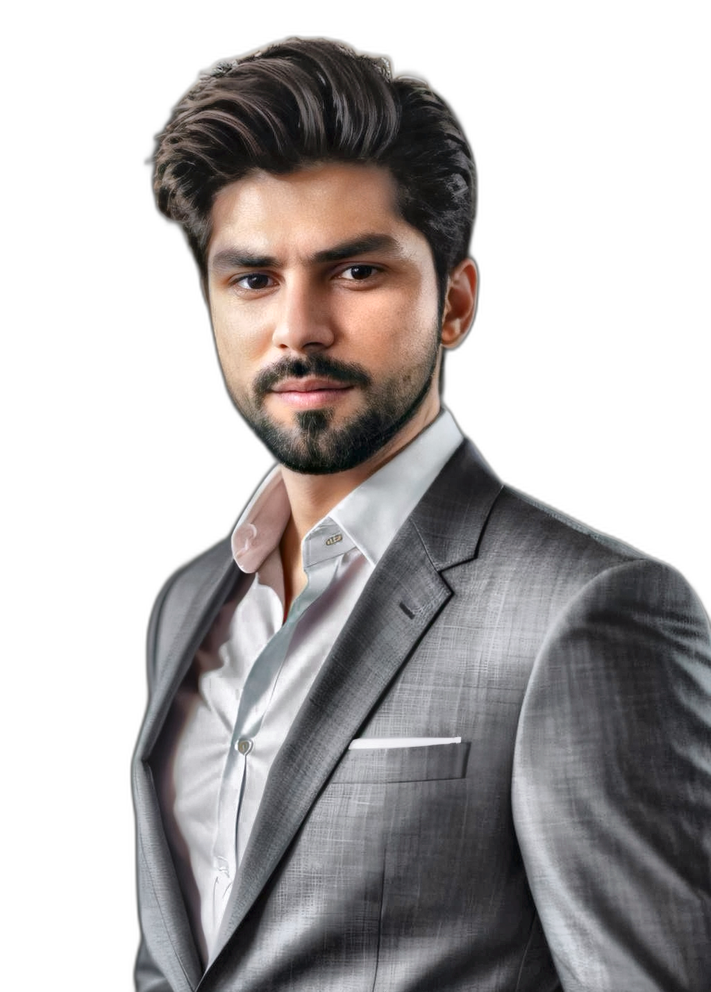
#> input picture assets/photo-ready.png, 711 x 992 px, shrunk from 1024 x 1428 before the run
$ python -i clean_photo.py   (imports and definitions only)
#> lines starting #> are read from the running program, lines starting #| are printed output that depends on the picture
#> further down, picture is the input picture: PIL image 711x992 RGB; mean R, G, B 178.8, 175.2, 175
#!/usr/bin/env python3
"""
Cleans up a source photo so it converts to a crisp ASCII portrait instead of
mid-gray mush:
  1. Cuts the background with rembg.
  2. Evens out lighting with CLAHE (adaptive histogram equalization).
  3. Composites onto a white canvas so background falls at the light end
     of the character ramp.

Usage:
    python tools/clean_photo.py my-photo.jpg
Writes:
    assets/photo-ready.png
"""
import os
import sys

import cv2
import numpy as np
from PIL import Image
from rembg import remove

OUT_PATH = os.path.join(os.path.dirname(__file__), "..", "assets", "photo-ready.png")


def remove_background(path: str) -> Image.Image:
    with open(path, "rb") as f:
        input_bytes = f.read()
    output_bytes = remove(input_bytes)
    from io import BytesIO
    return Image.open(BytesIO(output_bytes)).convert("RGBA")


def apply_clahe(img_rgba: Image.Image) -> Image.Image:
    rgb = np.array(img_rgba.convert("RGB"))
    lab = cv2.cvtColor(rgb, cv2.COLOR_RGB2LAB)
#> lab: shape (992, 711, 3); mean of channels 0, 1, 2 179, 129.5, 128.6
    l, a, b = cv2.split(lab)
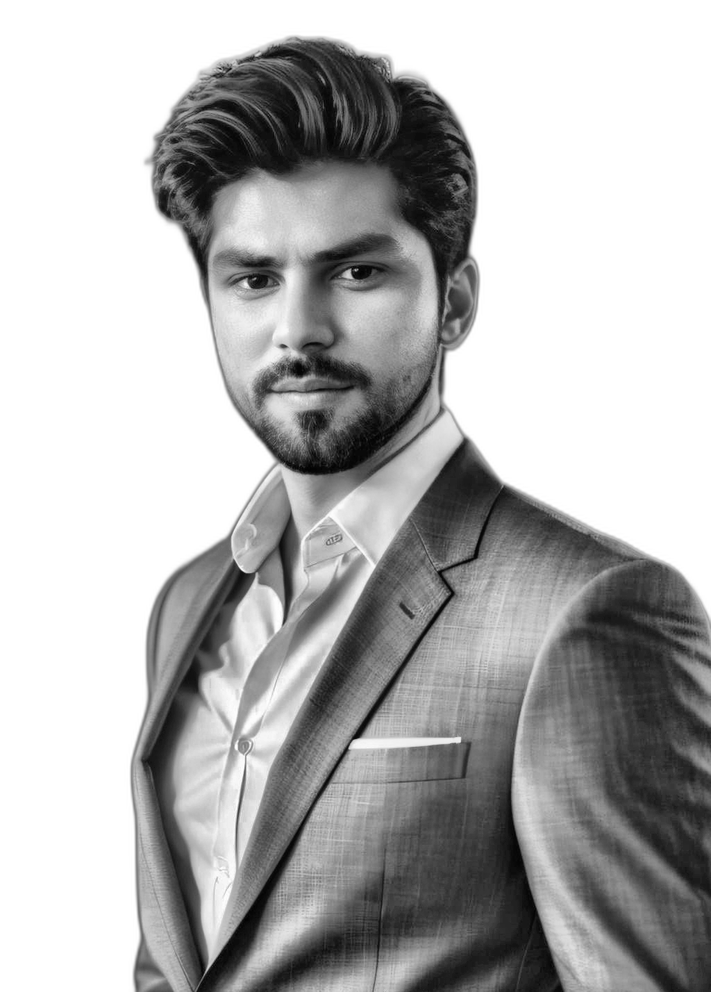
#> l: shape (992, 711); min 1, max 255, mean 179
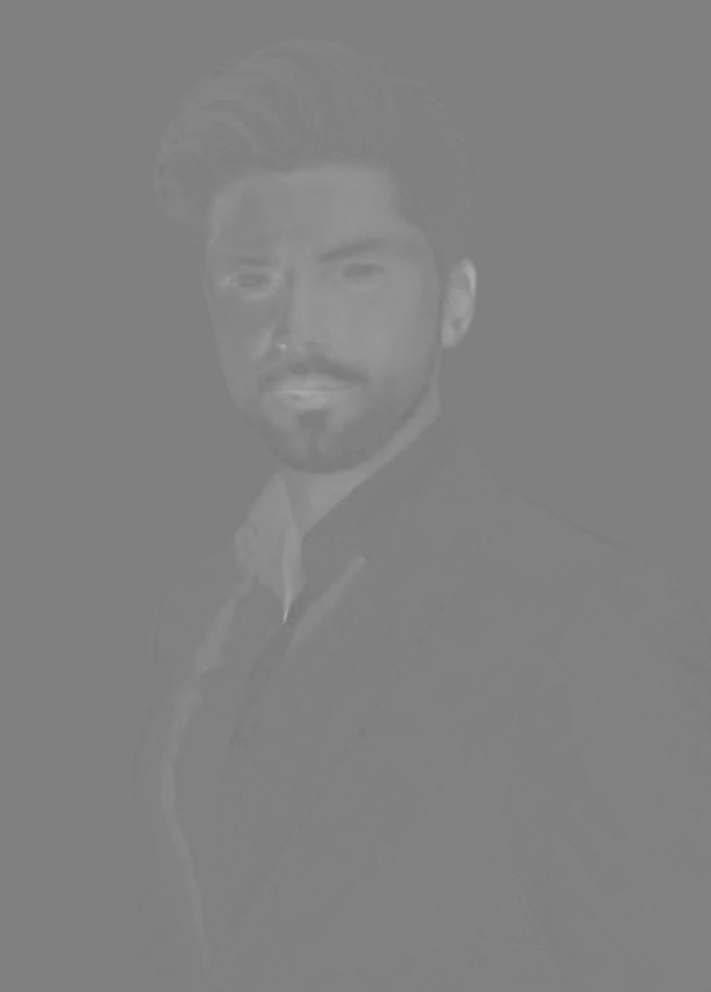
#> a: shape (992, 711); min 116, max 170, mean 129.5
    clahe = cv2.createCLAHE(clipLimit=2.5, tileGridSize=(8, 8))
    l2 = clahe.apply(l)
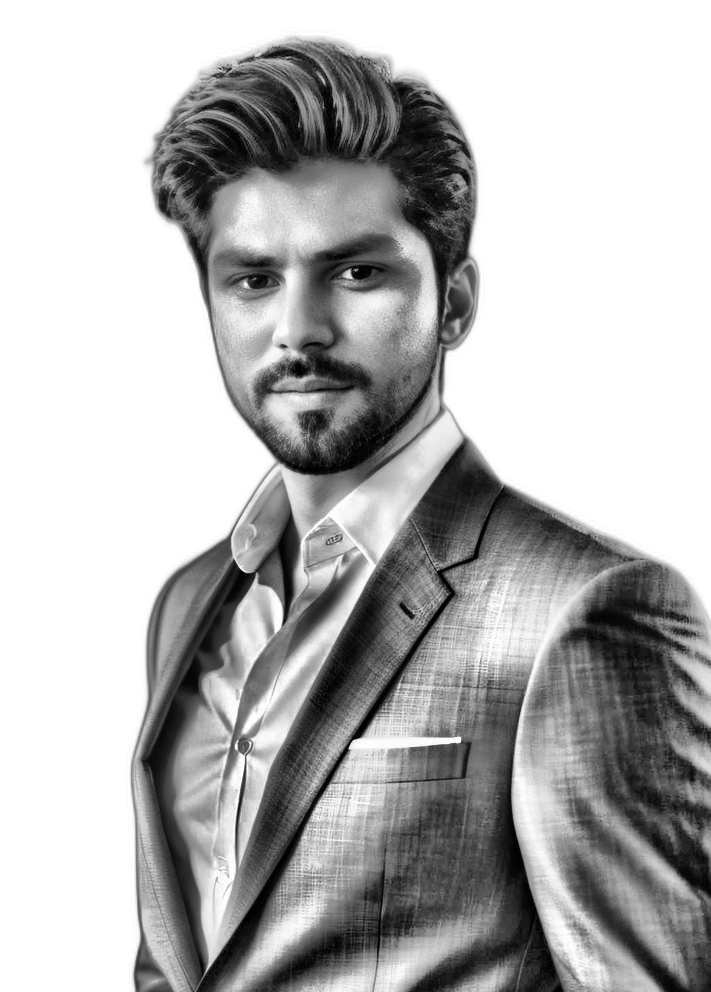
#> l2: shape (992, 711); min 0, max 255, mean 181.2
    lab2 = cv2.merge((l2, a, b))
#> lab2: shape (992, 711, 3); mean of channels 0, 1, 2 181.2, 129.5, 128.6
    rgb2 = cv2.cvtColor(lab2, cv2.COLOR_LAB2RGB)
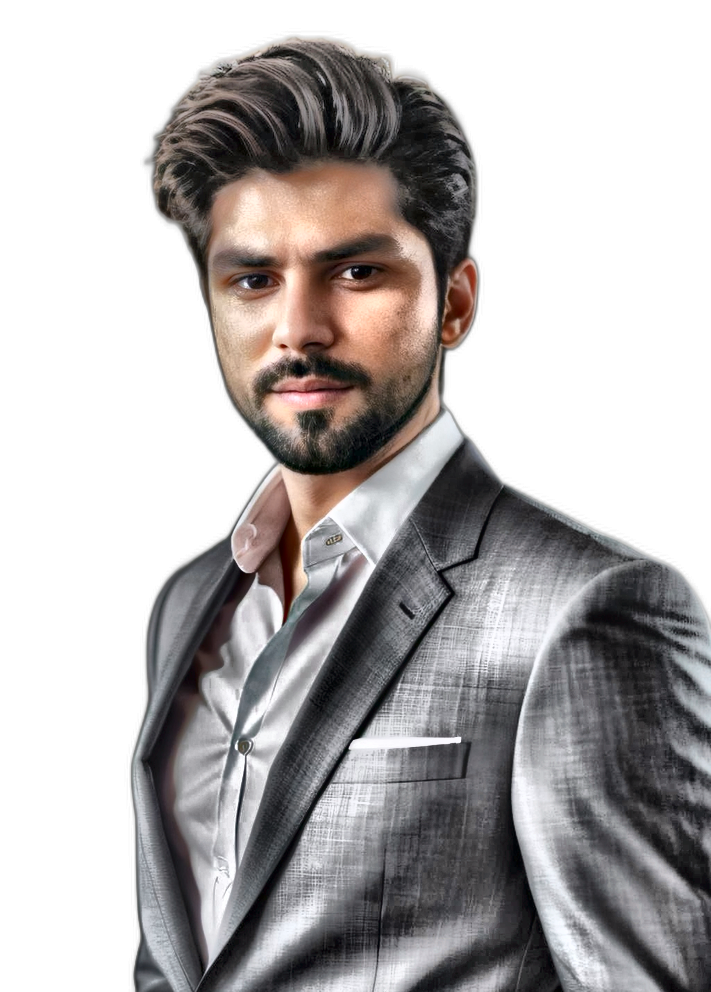
#> rgb2: shape (992, 711, 3); mean R, G, B 181.1, 177.5, 177.4
    out = Image.fromarray(rgb2).convert("RGBA")
#> (the run stopped early here; a loop or call above may not have finished)
